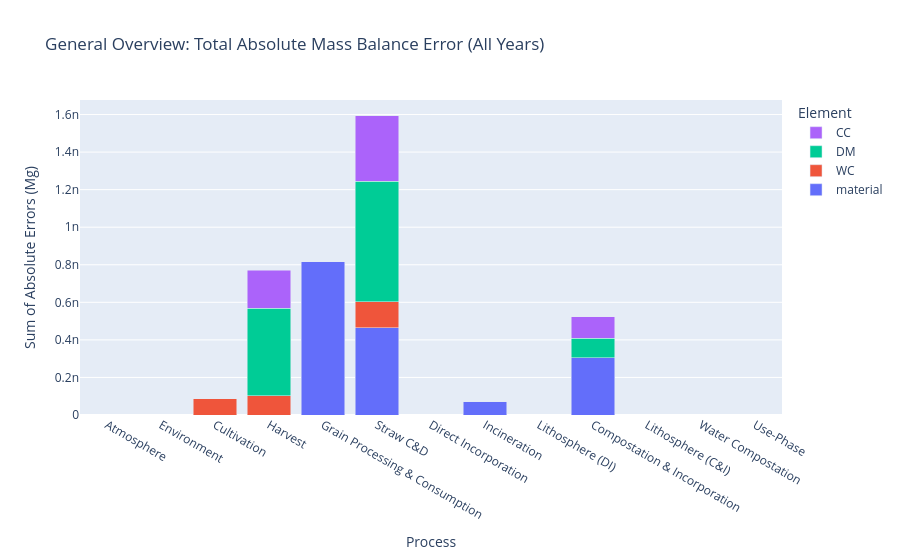

Notebook source saved alongside this figure:
### Markdown cell above
## 2.2 Mass Balance Validation

### Code cell
print("\n" + "="*60)
print("⚖️ MASS BALANCE VERIFICATION (BASELINE)")
print("="*60)
plotting.plot_total_mass_balance_error(mfa_results_baseline)
plotting.plot_optimized_mass_balance_error(mfa_results_baseline)

### Figure 1 — Plotly figure (JSON) as saved in the notebook; plotly's stock layout.template omitted (floating-point values rounded to 4 significant figures)
{"data": [{"name": "material", "type": "bar", "x": ["Atmosphere", "Environment", "Cultivation", "Harvest", "Grain Processing & Consumption", "Straw C&D", "Direct Incorporation", "Incineration", "Lithosphere (DI)", "Compostation & Incorporation", "Lithosphere (C&I)", "Water Compostation", "Use-Phase"], "y": [0, 0, 0, 0, 8.149e-10, 4.657e-10, 0, 7.414e-11, 0, 3.056e-10, 0, 0, 0]}, {"name": "WC", "type": "bar", "x": ["Atmosphere", "Environment", "Cultivation", "Harvest", "Grain Processing & Consumption", "Straw C&D", "Direct Incorporation", "Incineration", "Lithosphere (DI)", "Compostation & Incorporation", "Lithosphere (C&I)", "Water Compostation", "Use-Phase"], "y": [0, 0, 8.731e-11, 1.019e-10, 0, 1.382e-10, 0, 0, 0, 0, 0, 0, 0]}, {"name": "DM", "type": "bar", "x": ["Atmosphere", "Environment", "Cultivation", "Harvest", "Grain Processing & Consumption", "Straw C&D", "Direct Incorporation", "Incineration", "Lithosphere (DI)", "Compostation & Incorporation", "Lithosphere (C&I)", "Water Compostation", "Use-Phase"], "y": [0, 0, 0, 4.657e-10, 0, 6.403e-10, 0, 0, 0, 1.019e-10, 0, 0, 0]}, {"name": "CC", "type": "bar", "x": ["Atmosphere", "Environment", "Cultivation", "Harvest", "Grain Processing & Consumption", "Straw C&D", "Direct Incorporation", "Incineration", "Lithosphere (DI)", "Compostation & Incorporation", "Lithosphere (C&I)", "Water Compostation", "Use-Phase"], "y": [0, 0, 0, 2.037e-10, 0, 3.492e-10, 0, 0, 0, 1.164e-10, 0, 0, 0]}], "layout": {"barmode": "stack", "legend": {"title": {"text": "Element"}}, "title": {"text": "General Overview: Total Absolute Mass Balance Error (All Years)"}, "xaxis": {"title": {"text": "Process"}}, "yaxis": {"title": {"text": "Sum of Absolute Errors (Mg)"}}}}
